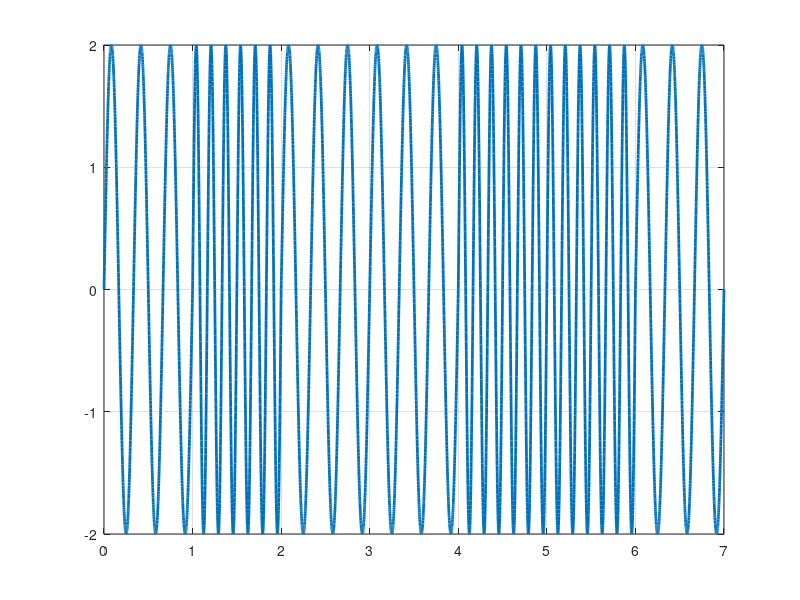

The MATLAB script that drew this image:
bits = [1 0 1 1 0 0 1];
bitrate = 1;
n = 1000;#ekta bit e koto gulo point
T = length(bits)/bitrate;#time
N = n*length(bits);#total point
dt = T/N;#por por duita point er moddhe difference
t = 0:dt:T;
x = zeros(1,length(t));#zeros(n x m)
f = 3
a = 2
signal_for_one = a * sin( 2 * pi * f * t);
signal_for_zero = a * sin(2 * pi * 2 * f * t);

for i=1:length(bits)
  if bits(i)==1
    x((i-1)*n + 1:i*n) = signal_for_one((i - 1) * n + 1: i * n);
  else
    x((i-1)*n + 1:i*n) = signal_for_zero((i - 1) * n + 1: i * n);
  end
end
plot(t, x, 'Linewidth', 2);
grid on;

dem = zeros(1 , int16(length(x)/ n));
for i = 1 : length(x) / n
  if(x((i - 1) * n + 1 : i *n) == signal_for_zero((i - 1) * n + 1: i * n))
  dem(i) = 0;
else
  dem(i) = 1;
  end
end
display(dem);
